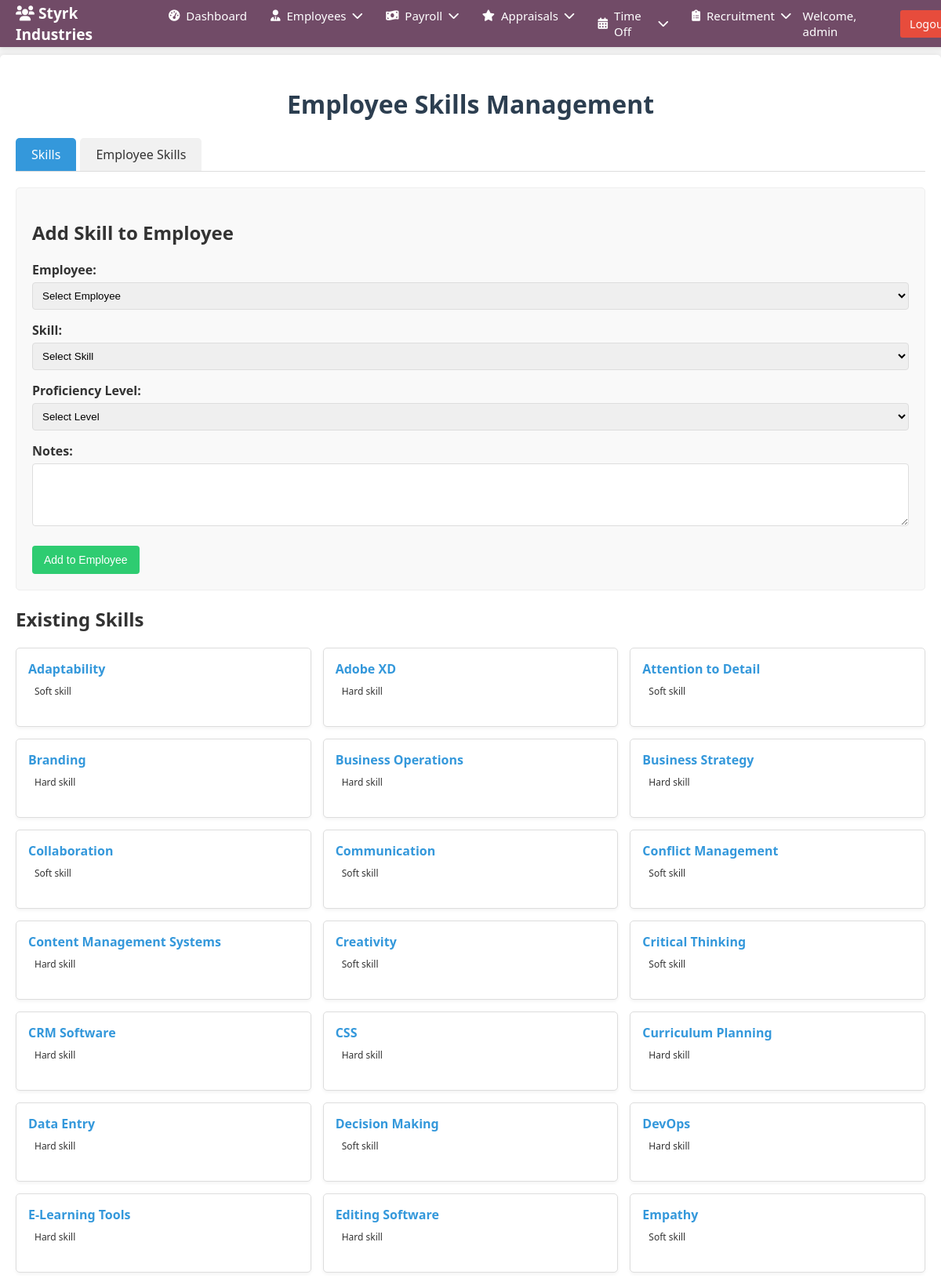
The page /skill_types_formatted.php (signed in, upper part) on the database its author committed.
### tables this page shows
CREATE TABLE `skills` (
  `id` int NOT NULL,
  `nama_skill` varchar(100) NOT NULL,
  `jenis_skill` enum('soft_skill','hard_skill') NOT NULL,
  `deskripsi` text
);

### skill_types_formatted.php (the view, shortened to what this page needs)
<?php
include 'admin_header.php';
try {
    $host = 'localhost';
    $dbname = 'odoo_employee_db';
    $username = 'root';
    $password = '';
    $pdo = new PDO("mysql:host=$host;dbname=$dbname;charset=utf8mb4", $username, $password);
    $pdo->setAttribute(PDO::ATTR_ERRMODE, PDO::ERRMODE_EXCEPTION);
    $pdo->setAttribute(PDO::ATTR_DEFAULT_FETCH_MODE, PDO::FETCH_ASSOC);
} catch (PDOException $e) {
    die("Database connection failed: " . $e->getMessage());
}
function getAllSkills($pdo)
{
    try {
        $stmt = $pdo->query("SELECT * FROM skills ORDER BY nama_skill");
        return $stmt->fetchAll();
    } catch (PDOException $e) {
        die("Error fetching skills: " . $e->getMessage());
    }
}
$skills = getAllSkills($pdo);
?>
<!DOCTYPE html>
<html lang="en">
<head>
</head>
<body>
    <div class="container">
        <h1 class="ireng">Employee Skills Management</h1>
        <div class="tabs">
            <div class="tab active" data-tab="skills-tab" onclick="showTab('skills-tab')">Skills</div>
            <div class="tab" data-tab="employee-skills-tab" onclick="showTab('employee-skills-tab')">Employee Skills</div>
        </div>
        <div id="skills-tab" class="tab-content active">
            <div class="form-container">
                <h2>Add Skill to Employee</h2>
                <form method="POST">
                    <div class="form-group">
                        <label for="add_employee_id">Employee:</label>
                        <select id="add_employee_id" name="employee_id" required>
                            <option value="">Select Employee</option>
                        </select>
                    </div>
                    <div class="form-group">
                        <label for="add_skill_id">Skill:</label>
                        <select id="add_skill_id" name="skill_id" required>
                            <option value="">Select Skill</option>
                        </select>
                    </div>
                    <div class="form-group">
                        <label for="add_tingkat_keahlian">Proficiency Level:</label>
                        <select id="add_tingkat_keahlian" name="tingkat_keahlian" required>
                            <option value="">Select Level</option>
                        </select>
                    </div>
                    <div class="form-group">
                        <label for="add_catatan">Notes:</label>
                        <textarea id="add_catatan" name="catatan" rows="3"></textarea>
                    </div>
                    <button type="submit" name="add_employee_skill" class="btn btn-submit">Add to Employee</button>
                </form>
            </div>
            <div class="skills-list">
                <h2>Existing Skills</h2>
                <?php if (empty($skills)): ?>
                    <p>No skills found in database.</p>
                <?php else: ?>
                    <div class="skills-grid">
                        <?php foreach ($skills as $skill): ?>
                            <div class="skill-card">
                                <div class="skill-name"><?php echo htmlspecialchars($skill['nama_skill']); ?></div>
                                <div class="skill-type <?php echo $skill['jenis_skill']; ?>">
                                    <?php echo ucfirst(str_replace('_', ' ', $skill['jenis_skill'])); ?>
                                </div>
                            </div>
                        <?php endforeach; ?>
                    </div>
                <?php endif; ?>
            </div>
        </div>
    </div>
</body>
</html>

### admin_header.php (style rules this page uses)
body { font-family: -apple-system, BlinkMacSystemFont, "Segoe UI", Roboto, Helvetica, Arial, sans-serif; margin: 0; background-color: #f5f6f7; color: #333; }

### skill_types_formatted.php (style rules this page uses)
body { font-family: 'Segoe UI', Tahoma, Geneva, Verdana, sans-serif; margin: 0; background-color: #f5f5f5; color: #333; margin-top: 70px; }
.container { padding: 20px; max-width: 1200px; margin: 0 auto; padding: 20px; background-color: white; box-shadow: 0 0 10px rgba(0, 0, 0, 0.1); border-radius: 5px; }
.ireng { color: #2c3e50; text-align: center; }
.form-container { background-color: #f9f9f9; padding: 20px; border-radius: 5px; margin-bottom: 20px; border: 1px solid #eee; }
.form-group { margin-bottom: 15px; }
.form-group label { display: block; margin-bottom: 5px; font-weight: bold; }
.form-group input, .form-group select, .form-group textarea { width: 100%; padding: 8px; border: 1px solid #ddd; border-radius: 4px; box-sizing: border-box; }
.form-group textarea { resize: vertical; min-height: 80px; }
.btn { padding: 10px 15px; border: none; border-radius: 4px; cursor: pointer; font-size: 14px; margin-right: 5px; margin-top: 5px; }
.btn-submit { background-color: #2ecc71; color: white; }
.skills-list { margin-top: 20px; }
.skill-card { background-color: white; border: 1px solid #ddd; border-radius: 5px; padding: 15px; margin-bottom: 10px; box-shadow: 0 2px 4px rgba(0, 0, 0, 0.05); position: relative; }
.skill-name { font-weight: bold; color: #3498db; margin-bottom: 5px; }
.skill-type { display: inline-block; padding: 3px 8px; border-radius: 3px; font-size: 12px; margin-bottom: 8px; }
.tabs { display: flex; margin-bottom: 20px; border-bottom: 1px solid #ddd; }
.tab { padding: 10px 20px; cursor: pointer; background-color: #f1f1f1; margin-right: 5px; border-radius: 5px 5px 0 0; }
.tab.active { background-color: #3498db; color: white; }
.tab-content { display: none; }
.tab-content.active { display: block; }
.skills-grid { display: grid; grid-template-columns: repeat(auto-fill, minmax(300px, 1fr)); gap: 15px; margin-top: 15px; }
.skill-card { height: 100%; box-sizing: border-box; }
@media (min-width: 1025px) { .skills-grid { grid-template-columns: repeat(3, 1fr); } }
.skill-card { position: relative; transition: all 0.3s ease; overflow: hidden; }

### rows shown on the page
skills: nama_skill "Adaptability", jenis_skill "Soft skill"
skills: nama_skill "Adobe XD", jenis_skill "Hard skill"
skills: nama_skill "Attention to Detail", jenis_skill "Soft skill"
skills: nama_skill "Branding", jenis_skill "Hard skill"
skills: nama_skill "Business Operations", jenis_skill "Hard skill"
skills: nama_skill "Business Strategy", jenis_skill "Hard skill"
skills: nama_skill "Collaboration", jenis_skill "Soft skill"
skills: nama_skill "Communication", jenis_skill "Soft skill"
skills: nama_skill "Conflict Management", jenis_skill "Soft skill"
skills: nama_skill "Content Management Systems", jenis_skill "Hard skill"
skills: nama_skill "Creativity", jenis_skill "Soft skill"
skills: nama_skill "Critical Thinking", jenis_skill "Soft skill"
skills: nama_skill "CRM Software", jenis_skill "Hard skill"
skills: nama_skill "CSS", jenis_skill "Hard skill"
skills: nama_skill "Curriculum Planning", jenis_skill "Hard skill"
skills: nama_skill "Data Entry", jenis_skill "Hard skill"
skills: nama_skill "Decision Making", jenis_skill "Soft skill"
skills: nama_skill "DevOps", jenis_skill "Hard skill"
skills: nama_skill "E-Learning Tools", jenis_skill "Hard skill"
skills: nama_skill "Editing Software", jenis_skill "Hard skill"
skills: nama_skill "Empathy", jenis_skill "Soft skill"

### other values the page prints
$_SESSION['username'] "admin"
